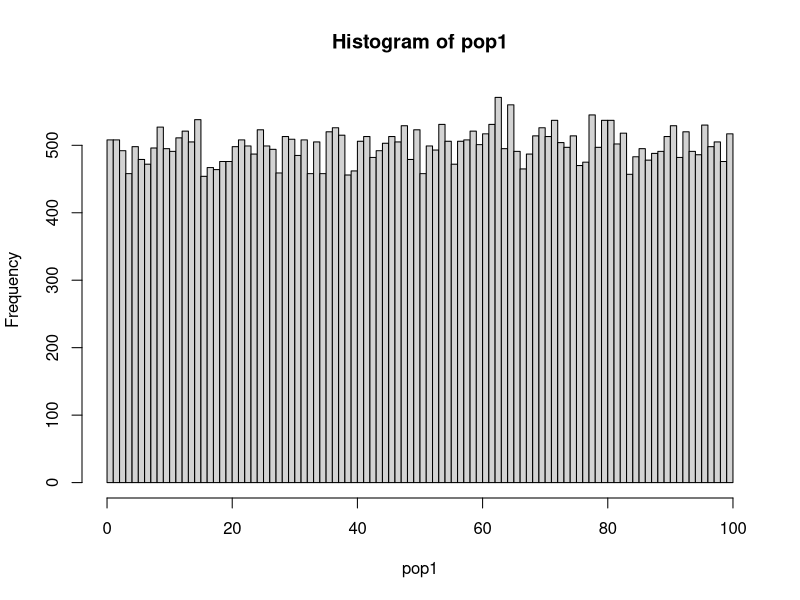
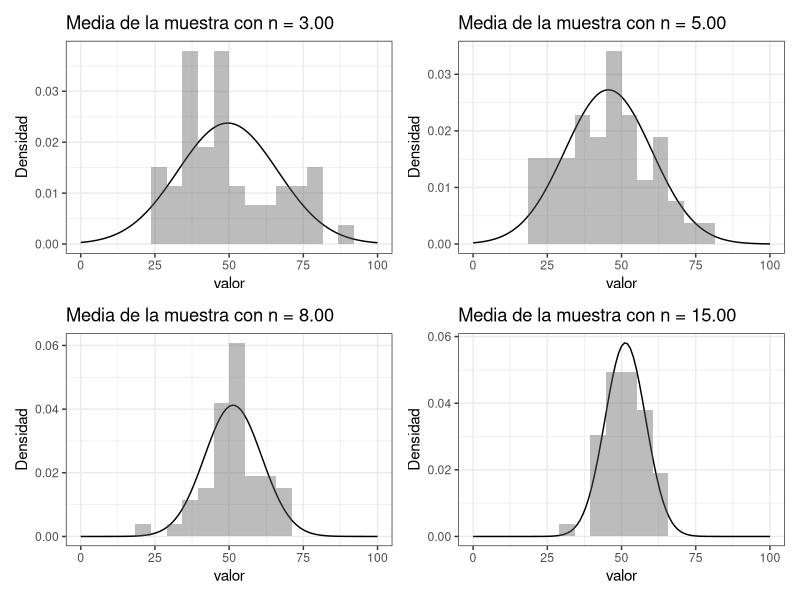

These charts were generated, in order, by the following R code:
## ---- chunk 1
library(tidyverse)
library(patchwork)
help(Distributions) # Esto le permitirá ver distribuciones alternativas
## ---- chunk 2
nPop <- 50000
 pop1 <- runif(nPop, min = 0, max = 100)
# pop1 <- rnorm(nPop, mean = 50, sd = 25)
# pop1 <- rbinom(nPop, 99, 0.25)
# pop1 <- rpois(nPop, lambda = 20)
# pop1 <- rt(nPop, 50, 50)
# pop1 <- rchisq(nPop, 50, ncp = 0.1)
# pop1 <- rgamma(nPop, shape = 2, scale = 5) # Asimétrica
## ---- chunk 3
pop1
## ---- chunk 4
mean(pop1)
## ---- chunk 5
hist(pop1, breaks = 100)
# ggplot(pop1 %>% tibble()) +
#   aes(pop1) +
#   geom_histogram(bins = 100, center = 0.5)
## ---- chunk 6
n <- 3
muestras <- matrix(NA, nrow=0, ncol=n)
for (i in c(1:50)) {
  muestras <- rbind(muestras, sample(pop1, n, replace = FALSE))
}
muestras <- tibble(muestras)

muestras <-  muestras %>% bind_cols(
    muestras %>% rowwise() %>% summarise(media = mean(c_across(is.numeric)))
  )
muestras
## ---- chunk 7
gr1 <- ggplot(muestras, aes(x = media)) + 
  stat_function(fun = dnorm, n = 101, args = list(mean = mean(muestras$media), sd = sd(muestras$media))) +
  geom_area(stat = 'function') +
  geom_histogram(aes(y = ..density..),bins = 20, alpha = 0.4) +
  xlim(c(0, 100)) +
  ylab("Densidad") + 
  ggtitle(sprintf("Media de la muestra con n = %.2f", n)) + 
  xlab("valor") + 
  theme_bw()
## ---- chunk 8
shapiro3 <- shapiro.test(muestras$media)
## ---- chunk 9
n <- 5
muestras <- matrix(NA, nrow=0, ncol=n)
for (i in c(1:50)) {
  muestras <- rbind(muestras, sample(pop1, n, replace = FALSE))
}
muestras <- tibble(muestras)

muestras <-  muestras %>% bind_cols(
    muestras %>% rowwise() %>% summarise(media = mean(c_across(is.numeric)))
  )
muestras
## ---- chunk 10
gr2 <- ggplot(muestras, aes(x = media)) + 
  stat_function(fun = dnorm, n = 101, args = list(mean = mean(muestras$media), sd = sd(muestras$media))) +
  geom_area(stat = 'function') +
  geom_histogram(aes(y = ..density..),bins = 20, alpha = 0.4) +
  xlim(c(0, 100)) +
  ylab("Densidad") + 
  ggtitle(sprintf("Media de la muestra con n = %.2f", n)) + 
  xlab("valor") + 
  theme_bw()
## ---- chunk 11
shapiro5 <- shapiro.test(muestras$media)
## ---- chunk 12
n <- 8
muestras <- matrix(NA, nrow=0, ncol=n)
for (i in c(1:50)) {
  muestras <- rbind(muestras, sample(pop1, n, replace = FALSE))
}
muestras <- tibble(muestras)

muestras <-  muestras %>% bind_cols(
    muestras %>% rowwise() %>% summarise(media = mean(c_across(is.numeric)))
  )
muestras
## ---- chunk 13
gr3 <- ggplot(muestras, aes(x = media)) + 
  stat_function(fun = dnorm, n = 101, args = list(mean = mean(muestras$media), sd = sd(muestras$media))) +
  geom_area(stat = 'function') +
  geom_histogram(aes(y = ..density..),bins = 20, alpha = 0.4) +
  xlim(c(0, 100)) +
  ylab("Densidad") + 
  ggtitle(sprintf("Media de la muestra con n = %.2f", n)) + 
  xlab("valor") + 
  theme_bw()
## ---- chunk 14
shapiro8 <- shapiro.test(muestras$media)
## ---- chunk 15
n <- 15
muestras <- matrix(NA, nrow=0, ncol=n)
for (i in c(1:50)) {
  muestras <- rbind(muestras, sample(pop1, n, replace = FALSE))
}
muestras <- tibble(muestras)

muestras <-  muestras %>% bind_cols(
    muestras %>% rowwise() %>% summarise(media = mean(c_across(is.numeric)))
  )
muestras
## ---- chunk 16
gr4 <- ggplot(muestras, aes(x = media)) + 
  stat_function(fun = dnorm, n = 101, args = list(mean = mean(muestras$media), sd = sd(muestras$media))) +
  geom_area(stat = 'function') +
  geom_histogram(aes(y = ..density..),bins = 20, alpha = 0.4) +
  xlim(c(0, 100)) +
  ylab("Densidad") + 
  ggtitle(sprintf("Media de la muestra con n = %.2f", n)) + 
  xlab("valor") + 
  theme_bw()
## ---- chunk 17
shapiro15 <- shapiro.test(muestras$media)
## ---- chunk 18
gr1 + gr2 + gr3 + gr4
## ---- chunk 19
paste("Prueba de Shapiro para Normalidad de n=3")
print(shapiro3)
paste("Prueba de Shapiro para Normalidad de n=5")
print(shapiro5)
paste("Prueba de Shapiro para Normalidad de n=8")
print(shapiro8)
paste("Prueba de Shapiro para Normalidad de n=15")
print(shapiro15)
